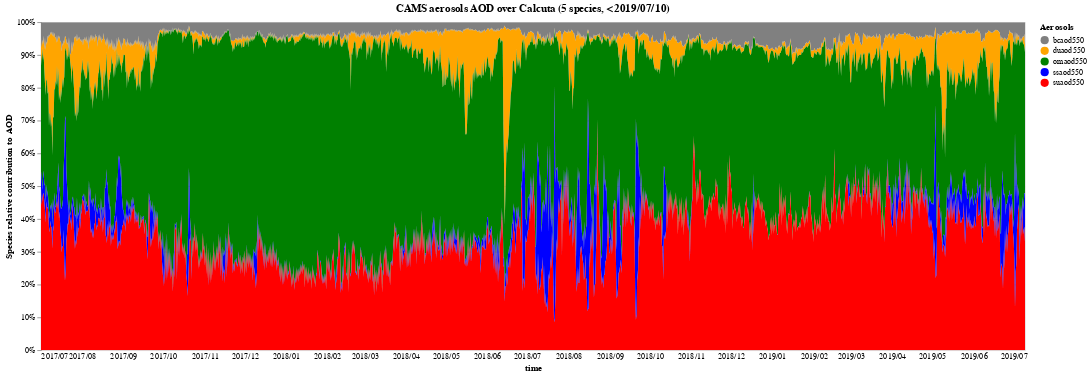

Source (notebook cell):
### Code cell
# Normalize AOD

alt.Chart(df_calcuta_5).transform_fold(
    ['duaod550',
     'omaod550',
     'bcaod550',
     'suaod550',
     'ssaod550'],
    as_ = ['Aerosols', 'Species relative contribution to AOD']
).mark_area(width=500).encode(
    alt.X('time:T',
        axis=alt.Axis(format='%Y/%m', domain=False, tickSize=0)
    ),
    alt.Y('Species relative contribution to AOD:Q', stack='normalize'),
    alt.Color('Aerosols:N', scale=alt.Scale(domain=domain5, range=range5_, nice={'interval': 'month', 'step': 1}))
    #alt.Color('Aerosols:N', scale=alt.Scale(scheme='category20b'))
).properties(
    width=1200,
    height=400,
    title='CAMS aerosols AOD over Calcuta (5 species, <2019/07/10)'
).interactive()

### Figure 1 — Vega-Lite specification as saved in the notebook (floating-point values rounded to 4 significant figures; data arrays with more than 128 entries replaced by an {"elided": "..."} marker saying what was removed)
{"config": {"view": {"continuousWidth": 400, "continuousHeight": 300}}, "data": {"name": "data-70e5766f33f276c027d5e7f0d0199521"}, "mark": {"type": "area", "width": 500}, "encoding": {"color": {"type": "nominal", "field": "Aerosols", "scale": {"domain": ["bcaod550", "duaod550", "omaod550", "ssaod550", "suaod550"], "nice": {"interval": "month", "step": 1}, "range": ["grey", "orange", "green", "blue", "red"]}}, "x": {"type": "temporal", "axis": {"domain": false, "format": "%Y/%m", "tickSize": 0}, "field": "time"}, "y": {"type": "quantitative", "field": "Species relative contribution to AOD", "stack": "normalize"}}, "height": 400, "selection": {"selector003": {"type": "interval", "bind": "scales", "encodings": ["x", "y"]}}, "title": "CAMS aerosols AOD over Calcuta (5 species, <2019/07/10)", "transform": [{"fold": ["duaod550", "omaod550", "bcaod550", "suaod550", "ssaod550"], "as": ["Aerosols", "Species relative contribution to AOD"]}], "width": 1200, "$schema": "https://vega.github.io/schema/vega-lite/v4.8.1.json", "datasets": {"data-70e5766f33f276c027d5e7f0d0199521": {"elided": "1478 records"}}}
